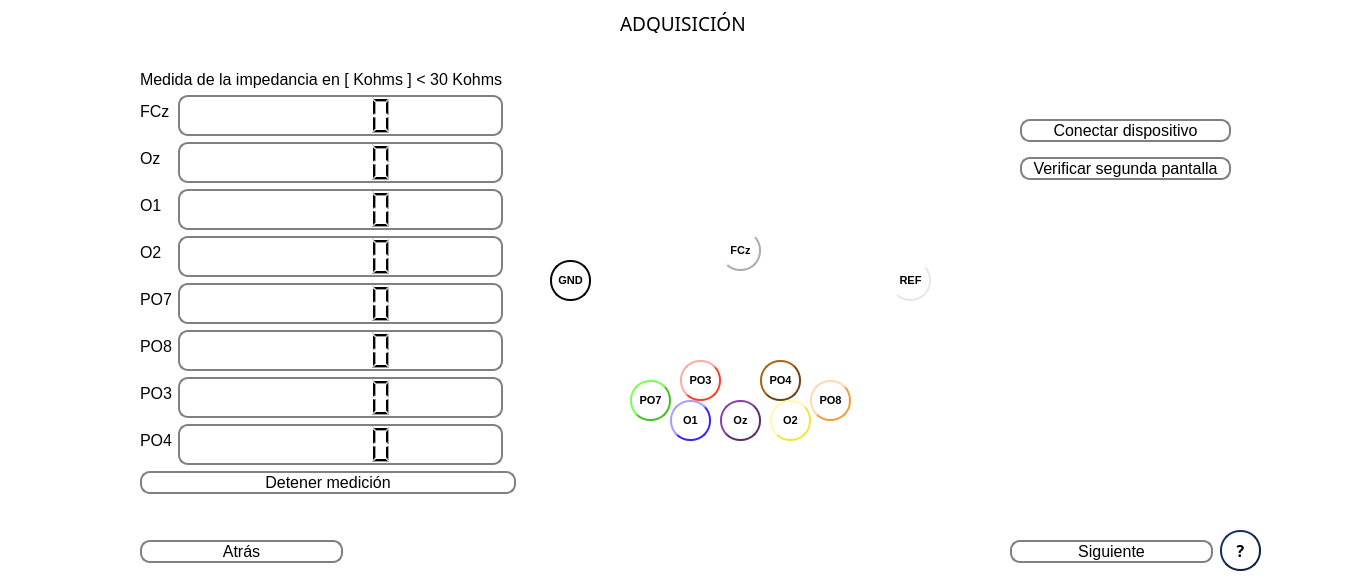
  <widget class="QWidget" name="centralwidget">
   <property name="palette">
    <palette>
     <active>
      <colorrole role="Base">
       <brush brushstyle="SolidPattern">
        <color alpha="255">
         <red>255</red>
         <green>255</green>
         <blue>255</blue>
        </color>
       </brush>
      </colorrole>
      <colorrole role="Window">
       <brush brushstyle="SolidPattern">
        <color alpha="255">
         <red>255</red>
         <green>255</green>
         <blue>255</blue>
        </color>
       </brush>
      </colorrole>
     </active>
     <inactive>
      <colorrole role="Base">
       <brush brushstyle="SolidPattern">
        <color alpha="255">
         <red>255</red>
         <green>255</green>
         <blue>255</blue>
        </color>
       </brush>
      </colorrole>
      <colorrole role="Window">
       <brush brushstyle="SolidPattern">
        <color alpha="255">
         <red>255</red>
         <green>255</green>
         <blue>255</blue>
        </color>
       </brush>
      </colorrole>
     </inactive>
     <disabled>
      <colorrole role="Base">
       <brush brushstyle="SolidPattern">
        <color alpha="255">
         <red>255</red>
         <green>255</green>
         <blue>255</blue>
        </color>
       </brush>
      </colorrole>
      <colorrole role="Window">
       <brush brushstyle="SolidPattern">
        <color alpha="255">
         <red>255</red>
         <green>255</green>
         <blue>255</blue>
        </color>
       </brush>
      </colorrole>
     </disabled>
    </palette>
   </property>
   <widget class="QPushButton" name="O1">
    <property name="geometry">
     <rect>
      <x>670</x>
      <y>400</y>
      <width>41</width>
      <height>41</height>
     </rect>
    </property>
    <property name="font">
     <font>
      <family>MS Shell Dlg 2</family>
      <pointsize>8</pointsize>
      <weight>75</weight>
      <bold>true</bold>
     </font>
    </property>
    <property name="toolTip">
     <string>&lt;html&gt;&lt;head/&gt;&lt;body&gt;&lt;p&gt;&lt;span style=&quot; font-size:12pt; font-weight:400;&quot;&gt;Este botón permite observar la impedancia en los electrodos, se activa despues de presionar &amp;quot;Verificar segunda pantalla&amp;quot;&lt;/span&gt;&lt;/p&gt;&lt;/body&gt;&lt;/html&gt;</string>
    </property>
    <property name="styleSheet">
     <string notr="true">QPushButton {
    color: rgb(0, 0, 0);
    border: 2px solid #3525FA;
    border-radius: 20px;
    border-style: outset;
    background: qradialgradient(
        cx: 0.3, cy: -0.4, fx: 0.3, fy: -0.4,
        radius: 1.35, stop: 0 #fff, stop: 1 #3525FA
        );
    padding: 5px;
    }

QPushButton:hover {
    background: qradialgradient(
        cx: 0.3, cy: -0.4, fx: 0.3, fy: -0.4,
        radius: 1.35, stop: 0 #fff, stop: 1 #7D73FC
        );
    }

QPushButton:pressed {
    border-style: inset;
    background: qradialgradient(
        cx: 0.4, cy: -0.1, fx: 0.4, fy: -0.1,
        radius: 1.35, stop: 0 #fff, stop: 1 #8077F7
        );
    }</string>
    </property>
    <property name="text">
     <string>O1</string>
    </property>
   </widget>
   <widget class="QLabel" name="mounting">
    <property name="geometry">
     <rect>
      <x>520</x>
      <y>80</y>
      <width>481</width>
      <height>421</height>
     </rect>
    </property>
    <property name="text">
     <string/>
    </property>
   </widget>
   <widget class="QPushButton" name="PO4">
    <property name="geometry">
     <rect>
      <x>760</x>
      <y>360</y>
      <width>41</width>
      <height>41</height>
     </rect>
    </property>
    <property name="font">
     <font>
      <family>MS Shell Dlg 2</family>
      <pointsize>8</pointsize>
      <weight>75</weight>
      <bold>true</bold>
     </font>
    </property>
    <property name="toolTip">
     <string>&lt;html&gt;&lt;head/&gt;&lt;body&gt;&lt;p&gt;&lt;span style=&quot; font-size:12pt; font-weight:400;&quot;&gt;Este botón permite observar la impedancia en los electrodos, se activa despues de presionar &amp;quot;Verificar segunda pantalla&amp;quot;&lt;/span&gt;&lt;/p&gt;&lt;/body&gt;&lt;/html&gt;</string>
    </property>
    <property name="styleSheet">
     <string notr="true">QPushButton {
    color: rgb(0, 0, 0);
    border: 2px solid #714313;
    border-radius: 20px;
    border-style: outset;
    background: qradialgradient(
        cx: 0.3, cy: -0.4, fx: 0.3, fy: -0.4,
        radius: 1.35, stop: 0 #fff, stop: 1 #714313
        );
    padding: 5px;
    }

QPushButton:hover {
    background: qradialgradient(
        cx: 0.3, cy: -0.4, fx: 0.3, fy: -0.4,
        radius: 1.35, stop: 0 #fff, stop: 1 #A76621
        );
    }

QPushButton:pressed {
    border-style: inset;
    background: qradialgradient(
        cx: 0.4, cy: -0.1, fx: 0.4, fy: -0.1,
        radius: 1.35, stop: 0 #fff, stop: 1 #714313
        );
    }</string>
    </property>
    <property name="text">
     <string>PO4</string>
    </property>
   </widget>
   <widget class="QPushButton" name="GND">
    <property name="geometry">
     <rect>
      <x>550</x>
      <y>260</y>
      <width>41</width>
      <height>41</height>
     </rect>
    </property>
    <property name="font">
     <font>
      <family>MS Shell Dlg 2</family>
      <pointsize>8</pointsize>
      <weight>75</weight>
      <bold>true</bold>
     </font>
    </property>
    <property name="styleSheet">
     <string notr="true">QPushButton {
    color: rgb(0, 0, 0);
    border: 2px solid #060606;
    border-radius: 20px;
    border-style: outset;
    background: qradialgradient(
        cx: 0.3, cy: -0.4, fx: 0.3, fy: -0.4,
        radius: 1.35, stop: 0 #fff, stop: 1 #060606
        );
    padding: 5px;
    }

QPushButton:hover {
    background: qradialgradient(
        cx: 0.3, cy: -0.4, fx: 0.3, fy: -0.4,
        radius: 1.35, stop: 0 #fff, stop: 1 #4A4B49
        );
    }

QPushButton:pressed {
    border-style: inset;
    background: qradialgradient(
        cx: 0.4, cy: -0.1, fx: 0.4, fy: -0.1,
        radius: 1.35, stop: 0 #fff, stop: 1 #15325e
        );
    }</string>
    </property>
    <property name="text">
     <string>GND</string>
    </property>
   </widget>
   <widget class="QPushButton" name="FCz">
    <property name="geometry">
     <rect>
      <x>720</x>
      <y>230</y>
      <width>41</width>
      <height>41</height>
     </rect>
    </property>
    <property name="font">
     <font>
      <family>MS Shell Dlg 2</family>
      <pointsize>8</pointsize>
      <weight>75</weight>
      <bold>true</bold>
     </font>
    </property>
    <property name="toolTip">
     <string>&lt;html&gt;&lt;head/&gt;&lt;body&gt;&lt;p&gt;&lt;span style=&quot; font-size:12pt; font-weight:400;&quot;&gt;Este botón permite observar la impedancia en los electrodos, se activa despues de presionar &amp;quot;Verificar segunda pantalla&amp;quot;&lt;/span&gt;&lt;/p&gt;&lt;/body&gt;&lt;/html&gt;</string>
    </property>
    <property name="styleSheet">
     <string notr="true">QPushButton {
    color: rgb(0, 0, 0);
    border: 2px solid #AAADA9;
    border-radius: 20px;
    border-style: outset;
    background: qradialgradient(
        cx: 0.3, cy: -0.4, fx: 0.3, fy: -0.4,
        radius: 1.35, stop: 0 #fff, stop: 1 #AAADA9
        );
    padding: 5px;
    }

QPushButton:hover {
    background: qradialgradient(
        cx: 0.3, cy: -0.4, fx: 0.3, fy: -0.4,
        radius: 1.35, stop: 0 #fff, stop: 1 #D5D6D5
        );
    }

QPushButton:pressed {
    border-style: inset;
    background: qradialgradient(
        cx: 0.4, cy: -0.1, fx: 0.4, fy: -0.1,
        radius: 1.35, stop: 0 #fff, stop: 1 rgb(154, 154, 154)
        );
    }</string>
    </property>
    <property name="text">
     <string>FCz</string>
    </property>
   </widget>
   <widget class="QPushButton" name="PO3">
    <property name="geometry">
     <rect>
      <x>680</x>
      <y>360</y>
      <width>41</width>
      <height>41</height>
     </rect>
    </property>
    <property name="font">
     <font>
      <family>MS Shell Dlg 2</family>
      <pointsize>8</pointsize>
      <weight>75</weight>
      <bold>true</bold>
     </font>
    </property>
    <property name="toolTip">
     <string>&lt;html&gt;&lt;head/&gt;&lt;body&gt;&lt;p&gt;&lt;span style=&quot; font-size:12pt; font-weight:400;&quot;&gt;Este botón permite observar la impedancia en los electrodos, se activa despues de presionar &amp;quot;Verificar segunda pantalla&amp;quot;&lt;/span&gt;&lt;/p&gt;&lt;/body&gt;&lt;/html&gt;</string>
    </property>
    <property name="styleSheet">
     <string notr="true">QPushButton {
    color: rgb(0, 0, 0);
    border: 2px solid #F8412B;
    border-radius: 20px;
    border-style: outset;
    background: qradialgradient(
        cx: 0.3, cy: -0.4, fx: 0.3, fy: -0.4,
        radius: 1.35, stop: 0 #fff, stop: 1 #F8412B
        );
    padding: 5px;
    }

QPushButton:hover {
    background: qradialgradient(
        cx: 0.3, cy: -0.4, fx: 0.3, fy: -0.4,
        radius: 1.35, stop: 0 #fff, stop: 1 #F77666
        );
    }

QPushButton:pressed {
    border-style: inset;
    background: qradialgradient(
        cx: 0.4, cy: -0.1, fx: 0.4, fy: -0.1,
        radius: 1.35, stop: 0 #fff, stop: 1 #F8412B
        );
    }</string>
    </property>
    <property name="text">
     <string>PO3</string>
    </property>
   </widget>
   <widget class="QWidget" name="verticalLayoutWidget">
    <property name="geometry">
     <rect>
      <x>1020</x>
      <y>110</y>
      <width>211</width>
      <height>80</height>
     </rect>
    </property>
    <layout class="QVBoxLayout" name="verticalLayout_2">
     <item>
      <widget class="QPushButton" name="startDevice">
       <property name="font">
        <font>
         <pointsize>12</pointsize>
         <stylestrategy>PreferAntialias</stylestrategy>
        </font>
       </property>
       <property name="mouseTracking">
        <bool>false</bool>
       </property>
       <property name="tabletTracking">
        <bool>false</bool>
       </property>
       <property name="acceptDrops">
        <bool>false</bool>
       </property>
       <property name="toolTip">
        <string>&lt;html&gt;&lt;head/&gt;&lt;body&gt;&lt;p&gt;Comience adquirir los datos.&lt;/p&gt;&lt;/body&gt;&lt;/html&gt;</string>
       </property>
       <property name="styleSheet">
        <string notr="true">QPushButton {
    border: 2px solid gray;
    border-radius: 10px;
    padding: 0 8px;
    background: rgb(255, 255, 255);
    selection-background-color: darkgray;
    }

QPushButton:hover {
    border: 2px solid gray;
    border-radius: 10px;
    padding: 0 8px;
    background: rgb(222, 222, 222);
    selection-background-color: darkgray;
    }

QPushButton:pressed {
    border: 2px solid gray;
    border-radius: 10px;
    padding: 0 8px;
    background:rgb(176, 176, 176);
    selection-background-color: darkgray;
    }
</string>
       </property>
       <property name="text">
        <string>Conectar dispositivo</string>
       </property>
      </widget>
     </item>
     <item>
      <widget class="QPushButton" name="detectDevice">
       <property name="font">
        <font>
         <pointsize>12</pointsize>
         <stylestrategy>PreferAntialias</stylestrategy>
        </font>
       </property>
       <property name="mouseTracking">
        <bool>false</bool>
       </property>
       <property name="tabletTracking">
        <bool>false</bool>
       </property>
       <property name="acceptDrops">
        <bool>false</bool>
       </property>
       <property name="toolTip">
        <string>&lt;html&gt;&lt;head/&gt;&lt;body&gt;&lt;p&gt;Este botón se activa al comenzar el envio de los datos presioando &amp;quot;Conectar dispositivo&amp;quot;.&lt;/p&gt;&lt;/body&gt;&lt;/html&gt;</string>
       </property>
       <property name="styleSheet">
        <string notr="true">QPushButton {
    border: 2px solid gray;
    border-radius: 10px;
    padding: 0 8px;
    background: rgb(255, 255, 255);
    selection-background-color: darkgray;
    }

QPushButton:hover {
    border: 2px solid gray;
    border-radius: 10px;
    padding: 0 8px;
    background: rgb(222, 222, 222);
    selection-background-color: darkgray;
    }

QPushButton:pressed {
    border: 2px solid gray;
    border-radius: 10px;
    padding: 0 8px;
    background:rgb(176, 176, 176);
    selection-background-color: darkgray;
    }
</string>
       </property>
       <property name="text">
        <string>Verificar segunda pantalla</string>
       </property>
      </widget>
     </item>
    </layout>
   </widget>
   <widget class="QPushButton" name="O2">
    <property name="geometry">
     <rect>
      <x>770</x>
      <y>400</y>
      <width>41</width>
      <height>41</height>
     </rect>
    </property>
    <property name="font">
     <font>
      <family>MS Shell Dlg 2</family>
      <pointsize>8</pointsize>
      <weight>75</weight>
      <bold>true</bold>
     </font>
    </property>
    <property name="toolTip">
     <string>&lt;html&gt;&lt;head/&gt;&lt;body&gt;&lt;p&gt;&lt;span style=&quot; font-size:12pt; font-weight:400;&quot;&gt;Este botón permite observar la impedancia en los electrodos, se activa despues de presionar &amp;quot;Verificar segunda pantalla&amp;quot;&lt;/span&gt;&lt;/p&gt;&lt;/body&gt;&lt;/html&gt;</string>
    </property>
    <property name="styleSheet">
     <string notr="true">QPushButton {
    color: rgb(0, 0, 0);
    border: 2px solid #F5E43C;
    border-radius: 20px;
    border-style: outset;
    background: qradialgradient(
        cx: 0.3, cy: -0.4, fx: 0.3, fy: -0.4,
        radius: 1.35, stop: 0 #fff, stop: 1 #EDFA23
        );
    padding: 5px;
    }

QPushButton:hover {
    background: qradialgradient(
        cx: 0.3, cy: -0.4, fx: 0.3, fy: -0.4,
        radius: 1.35, stop: 0 #fff, stop: 1 #F2FA7D
        );
    }

QPushButton:pressed {
    border-style: inset;
    background: qradialgradient(
        cx: 0.4, cy: -0.1, fx: 0.4, fy: -0.1,
        radius: 1.35, stop: 0 #fff, stop: 1 #EBFA05
        );
    }</string>
    </property>
    <property name="text">
     <string>O2</string>
    </property>
   </widget>
   <widget class="QLabel" name="logo">
    <property name="geometry">
     <rect>
      <x>1170</x>
      <y>0</y>
      <width>171</width>
      <height>111</height>
     </rect>
    </property>
    <property name="text">
     <string/>
    </property>
   </widget>
   <widget class="QPushButton" name="back">
    <property name="geometry">
     <rect>
      <x>140</x>
      <y>540</y>
      <width>203</width>
      <height>23</height>
     </rect>
    </property>
    <property name="font">
     <font>
      <pointsize>12</pointsize>
     </font>
    </property>
    <property name="toolTip">
     <string>&lt;html&gt;&lt;head/&gt;&lt;body&gt;&lt;p&gt;Presione para volver a la vista anterior.&lt;/p&gt;&lt;/body&gt;&lt;/html&gt;</string>
    </property>
    <property name="styleSheet">
     <string notr="true">QPushButton {
    border: 2px solid gray;
    border-radius: 10px;
    padding: 0 8px;
    background: rgb(255, 255, 255);
    selection-background-color: darkgray;
    }

QPushButton:hover {
    border: 2px solid gray;
    border-radius: 10px;
    padding: 0 8px;
    background: rgb(222, 222, 222);
    selection-background-color: darkgray;
    }

QPushButton:pressed {
    border: 2px solid gray;
    border-radius: 10px;
    padding: 0 8px;
    background:rgb(176, 176, 176);
    selection-background-color: darkgray;
    }
</string>
    </property>
    <property name="text">
     <string>Atrás</string>
    </property>
   </widget>
   <widget class="QPushButton" name="Oz">
    <property name="geometry">
     <rect>
      <x>720</x>
      <y>400</y>
      <width>41</width>
      <height>41</height>
     </rect>
    </property>
    <property name="font">
     <font>
      <family>MS Shell Dlg 2</family>
      <pointsize>8</pointsize>
      <weight>75</weight>
      <bold>true</bold>
     </font>
    </property>
    <property name="toolTip">
     <string>&lt;html&gt;&lt;head/&gt;&lt;body&gt;&lt;p&gt;&lt;span style=&quot; font-size:12pt; font-weight:400;&quot;&gt;Este botón permite observar la impedancia en los electrodos, se activa despues de presionar &amp;quot;Verificar segunda pantalla&amp;quot;&lt;/span&gt;&lt;/p&gt;&lt;/body&gt;&lt;/html&gt;</string>
    </property>
    <property name="styleSheet">
     <string notr="true">QPushButton {
    color: rgb(0, 0, 0);
    border: 2px solid #5B2C6F;
    border-radius: 20px;
    border-style: outset;
    background: qradialgradient(
        cx: 0.3, cy: -0.4, fx: 0.3, fy: -0.4,
        radius: 1.35, stop: 0 #fff, stop: 1 #5B2C6F
        );
    padding: 5px;
    }

QPushButton:hover {
    background: qradialgradient(
        cx: 0.3, cy: -0.4, fx: 0.3, fy: -0.4,
        radius: 1.35, stop: 0 #fff, stop: 1 #B977F7 
        );
    }

QPushButton:pressed {
    border-style: inset;
    background: qradialgradient(
        cx: 0.4, cy: -0.1, fx: 0.4, fy: -0.1,
        radius: 1.35, stop: 0 #fff, stop: 1 #15325e
        );
    }</string>
    </property>
    <property name="text">
     <string>Oz</string>
    </property>
   </widget>
   <widget class="QPushButton" name="infoAdquisition">
    <property name="geometry">
     <rect>
      <x>1220</x>
      <y>530</y>
      <width>41</width>
      <height>41</height>
     </rect>
    </property>
    <property name="font">
     <font>
      <family>Footlight MT Light</family>
      <pointsize>12</pointsize>
      <weight>75</weight>
      <bold>true</bold>
     </font>
    </property>
    <property name="toolTip">
     <string>&lt;html&gt;&lt;head/&gt;&lt;body&gt;&lt;p&gt;&lt;span style=&quot; font-weight:400;&quot;&gt;Presione para obtener más información&lt;/span&gt;&lt;/p&gt;&lt;/body&gt;&lt;/html&gt;</string>
    </property>
    <property name="styleSheet">
     <string notr="true">QPushButton {
    color: rgb(0, 0, 0);
    border: 2px solid #0e213e;
    border-radius: 20px;
    border-style: outset;
    background: qradialgradient(
        cx: 0.3, cy: -0.4, fx: 0.3, fy: -0.4,
        radius: 1.35, stop: 0 #fff, stop: 1 #1c437d
        );
    padding: 5px;
    }

QPushButton:hover {
    background: qradialgradient(
        cx: 0.3, cy: -0.4, fx: 0.3, fy: -0.4,
        radius: 1.35, stop: 0 #fff, stop: 1 #6587ba
        );
    }

QPushButton:pressed {
    border-style: inset;
    background: qradialgradient(
        cx: 0.4, cy: -0.1, fx: 0.4, fy: -0.1,
        radius: 1.35, stop: 0 #fff, stop: 1 #15325e
        );
    }</string>
    </property>
    <property name="text">
     <string>?</string>
    </property>
   </widget>
   <widget class="QPushButton" name="next">
    <property name="geometry">
     <rect>
      <x>1010</x>
      <y>540</y>
      <width>203</width>
      <height>23</height>
     </rect>
    </property>
    <property name="font">
     <font>
      <pointsize>12</pointsize>
     </font>
    </property>
    <property name="toolTip">
     <string>&lt;html&gt;&lt;head/&gt;&lt;body&gt;&lt;p&gt;Presione para seguir con el registro.&lt;/p&gt;&lt;p&gt;&lt;br/&gt;&lt;/p&gt;&lt;/body&gt;&lt;/html&gt;</string>
    </property>
    <property name="styleSheet">
     <string notr="true">QPushButton {
    border: 2px solid gray;
    border-radius: 10px;
    padding: 0 8px;
    background: rgb(255, 255, 255);
    selection-background-color: darkgray;
    }

QPushButton:hover {
    border: 2px solid gray;
    border-radius: 10px;
    padding: 0 8px;
    background: rgb(222, 222, 222);
    selection-background-color: darkgray;
    }

QPushButton:pressed {
    border: 2px solid gray;
    border-radius: 10px;
    padding: 0 8px;
    background:rgb(176, 176, 176);
    selection-background-color: darkgray;
    }
</string>
    </property>
    <property name="text">
     <string>Siguiente</string>
    </property>
   </widget>
   <widget class="QPushButton" name="PO7">
    <property name="geometry">
     <rect>
      <x>630</x>
      <y>380</y>
      <width>41</width>
      <height>41</height>
     </rect>
    </property>
    <property name="font">
     <font>
      <family>MS Shell Dlg 2</family>
      <pointsize>8</pointsize>
      <weight>75</weight>
      <bold>true</bold>
     </font>
    </property>
    <property name="toolTip">
     <string>&lt;html&gt;&lt;head/&gt;&lt;body&gt;&lt;p&gt;&lt;span style=&quot; font-size:12pt; font-weight:400;&quot;&gt;Este botón permite observar la impedancia en los electrodos, se activa despues de presionar &amp;quot;Verificar segunda pantalla&amp;quot;&lt;/span&gt;&lt;/p&gt;&lt;/body&gt;&lt;/html&gt;</string>
    </property>
    <property name="styleSheet">
     <string notr="true">QPushButton {
    color: rgb(0, 0, 0);
    border: 2px solid #48BF25;
    border-radius: 20px;
    border-style: outset;
    background: qradialgradient(
        cx: 0.3, cy: -0.4, fx: 0.3, fy: -0.4,
        radius: 1.35, stop: 0 #fff, stop: 1 #48BF25
        );
    padding: 5px;
    }

QPushButton:hover {
    background: qradialgradient(
        cx: 0.3, cy: -0.4, fx: 0.3, fy: -0.4,
        radius: 1.35, stop: 0 #fff, stop: 1 #95F877 
        );
    }

QPushButton:pressed {
    border-style: inset;
    background: qradialgradient(
        cx: 0.4, cy: -0.1, fx: 0.4, fy: -0.1,
        radius: 1.35, stop: 0 #fff, stop: 1 #48BF25
        );
    }</string>
    </property>
    <property name="text">
     <string>PO7</string>
    </property>
   </widget>
   <widget class="QWidget" name="formLayoutWidget_2">
    <property name="geometry">
     <rect>
      <x>140</x>
      <y>70</y>
      <width>376</width>
      <height>436</height>
     </rect>
    </property>
    <layout class="QFormLayout" name="formLayout_2">
     <item row="1" column="0">
      <layout class="QVBoxLayout" name="verticalLayout">
       <item>
        <layout class="QFormLayout" name="formLayout">
         <item row="1" column="0">
          <widget class="QLabel" name="labelFCZ">
           <property name="font">
            <font>
             <pointsize>12</pointsize>
            </font>
           </property>
           <property name="text">
            <string>FCz</string>
           </property>
          </widget>
         </item>
         <item row="2" column="0">
          <widget class="QLabel" name="labelOZ">
           <property name="font">
            <font>
             <pointsize>12</pointsize>
            </font>
           </property>
           <property name="text">
            <string>Oz</string>
           </property>
          </widget>
         </item>
         <item row="3" column="0">
          <widget class="QLabel" name="labelO1">
           <property name="font">
            <font>
             <pointsize>12</pointsize>
            </font>
           </property>
           <property name="text">
            <string>O1</string>
           </property>
          </widget>
         </item>
         <item row="4" column="0">
          <widget class="QLabel" name="labelO2">
           <property name="font">
            <font>
             <pointsize>12</pointsize>
            </font>
           </property>
           <property name="text">
            <string>O2</string>
           </property>
          </widget>
         </item>
         <item row="5" column="0">
          <widget class="QLabel" name="labelPO7">
           <property name="font">
            <font>
             <pointsize>12</pointsize>
            </font>
           </property>
           <property name="text">
            <string>PO7</string>
           </property>
          </widget>
         </item>
         <item row="6" column="0">
          <widget class="QLabel" name="labelPO8">
           <property name="font">
            <font>
             <pointsize>12</pointsize>
            </font>
           </property>
           <property name="text">
            <string>PO8</string>
           </property>
          </widget>
         </item>
         <item row="7" column="0">
          <widget class="QLabel" name="labelPO3">
           <property name="font">
            <font>
             <pointsize>12</pointsize>
            </font>
           </property>
           <property name="text">
            <string>PO3</string>
           </property>
          </widget>
         </item>
         <item row="8" column="0">
          <widget class="QLabel" name="labelPO4">
           <property name="font">
            <font>
             <pointsize>12</pointsize>
            </font>
           </property>
           <property name="text">
            <string>PO4</string>
           </property>
          </widget>
         </item>
         <item row="1" column="1">
          <widget class="QLCDNumber" name="impedanceFCZ">
           <property name="minimumSize">
            <size>
             <width>0</width>
             <height>41</height>
            </size>
           </property>
           <property name="font">
            <font>
             <pointsize>12</pointsize>
            </font>
           </property>
           <property name="styleSheet">
            <string notr="true">QLCDNumber{
  border: 2px solid gray;
  border-radius: 10px;
  padding: 0 8px;
}</string>
           </property>
          </widget>
         </item>
         <item row="2" column="1">
          <widget class="QLCDNumber" name="impedanceOZ">
           <property name="minimumSize">
            <size>
             <width>0</width>
             <height>41</height>
            </size>
           </property>
           <property name="styleSheet">
            <string notr="true">QLCDNumber{
  border: 2px solid gray;
  border-radius: 10px;
  padding: 0 8px;
}</string>
           </property>
          </widget>
         </item>
         <item row="3" column="1">
          <widget class="QLCDNumber" name="impedanceO1">
           <property name="minimumSize">
            <size>
             <width>0</width>
             <height>41</height>
            </size>
           </property>
           <property name="styleSheet">
            <string notr="true">QLCDNumber{
  border: 2px solid gray;
  border-radius: 10px;
  padding: 0 8px;
}</string>
           </property>
          </widget>
         </item>
         <item row="4" column="1">
          <widget class="QLCDNumber" name="impedanceO2">
           <property name="minimumSize">
            <size>
             <width>0</width>
             <height>41</height>
            </size>
           </property>
           <property name="styleSheet">
            <string notr="true">QLCDNumber{
  border: 2px solid gray;
  border-radius: 10px;
  padding: 0 8px;
}</string>
           </property>
          </widget>
         </item>
         <item row="5" column="1">
          <widget class="QLCDNumber" name="impedancePO7">
           <property name="minimumSize">
            <size>
             <width>0</width>
             <height>41</height>
            </size>
           </property>
           <property name="styleSheet">
            <string notr="true">QLCDNumber{
  border: 2px solid gray;
  border-radius: 10px;
  padding: 0 8px;

}</string>
           </property>
          </widget>
         </item>
         <item row="6" column="1">
          <widget class="QLCDNumber" name="impedancePO8">
           <property name="minimumSize">
            <size>
             <width>0</width>
             <height>41</height>
            </size>
           </property>
           <property name="styleSheet">
            <string notr="true">QLCDNumber{
  border: 2px solid gray;
  border-radius: 10px;
  padding: 0 8px;
}</string>
           </property>
          </widget>
         </item>
         <item row="7" column="1">
          <widget class="QLCDNumber" name="impedancePO3">
           <property name="minimumSize">
            <size>
             <width>0</width>
             <height>41</height>
            </size>
           </property>
           <property name="styleSheet">
            <string notr="true">QLCDNumber{
  border: 2px solid gray;
  border-radius: 10px;
  padding: 0 8px;
}
</string>
           </property>
          </widget>
         </item>
         <item row="8" column="1">
          <widget class="QLCDNumber" name="impedancePO4">
           <property name="minimumSize">
            <size>
             <width>0</width>
             <height>41</height>
            </size>
           </property>
           <property name="styleSheet">
            <string notr="true">QLCDNumber{
  border: 2px solid gray;
  border-radius: 10px;
  padding: 0 8px;
}
</string>
           </property>
          </widget>
         </item>
         <item row="0" column="0" colspan="2">
          <widget class="QLabel" name="label">
           <property name="font">
            <font>
             <pointsize>12</pointsize>
            </font>
           </property>
           <property name="text">
            <string>Medida de la impedancia en [ Kohms ] &lt; 30 Kohms</string>
           </property>
          </widget>
         </item>
        </layout>
       </item>
      </layout>
     </item>
     <item row="2" column="0" colspan="2">
      <widget class="QPushButton" name="StopZ">
       <property name="font">
        <font>
         <pointsize>12</pointsize>
        </font>
       </property>
       <property name="toolTip">
        <string>&lt;html&gt;&lt;head/&gt;&lt;body&gt;&lt;p&gt;Es necesario detener la medición de la impedancia antes de continuar con el registro&lt;/p&gt;&lt;/body&gt;&lt;/html&gt;</string>
       </property>
       <property name="styleSheet">
        <string notr="true">QPushButton {
    border: 2px solid gray;
    border-radius: 10px;
    padding: 0 8px;
    background: rgb(255, 255, 255);
    selection-background-color: darkgray;
    }

QPushButton:hover {
    border: 2px solid gray;
    border-radius: 10px;
    padding: 0 8px;
    background: rgb(222, 222, 222);
    selection-background-color: darkgray;
    }

QPushButton:pressed {
    border: 2px solid gray;
    border-radius: 10px;
    padding: 0 8px;
    background:rgb(176, 176, 176);
    selection-background-color: darkgray;
    }
</string>
       </property>
       <property name="text">
        <string>Detener medición</string>
       </property>
      </widget>
     </item>
    </layout>
   </widget>
   <widget class="QPushButton" name="REF">
    <property name="geometry">
     <rect>
      <x>890</x>
      <y>260</y>
      <width>41</width>
      <height>41</height>
     </rect>
    </property>
    <property name="font">
     <font>
      <family>MS Shell Dlg 2</family>
      <pointsize>8</pointsize>
      <weight>75</weight>
      <bold>true</bold>
     </font>
    </property>
    <property name="styleSheet">
     <string notr="true">QPushButton {
    color: rgb(0, 0, 0);
    border: 2px solid #E7E8E6;
    border-radius: 20px;
    border-style: outset;
    background: qradialgradient(
        cx: 0.3, cy: -0.4, fx: 0.3, fy: -0.4,
        radius: 1.35, stop: 0 #fff, stop: 1 #F8FBF7
        );
    padding: 5px;
    }

QPushButton:hover {
    background: qradialgradient(
        cx: 0.3, cy: -0.4, fx: 0.3, fy: -0.4,
        radius: 1.35, stop: 0 #fff, stop: 1 #D5D6D5
        );
    }

QPushButton:pressed {
    border-style: inset;
    background: qradialgradient(
        cx: 0.4, cy: -0.1, fx: 0.4, fy: -0.1,
        radius: 1.35, stop: 0 #fff, stop: 1 rgb(227, 227, 227)
        );
    }</string>
    </property>
    <property name="text">
     <string>REF</string>
    </property>
   </widget>
   <widget class="QLabel" name="Adquisition">
    <property name="geometry">
     <rect>
      <x>620</x>
      <y>10</y>
      <width>132</width>
      <height>23</height>
     </rect>
    </property>
    <property name="font">
     <font>
      <family>Book Antiqua</family>
      <pointsize>14</pointsize>
      <weight>50</weight>
      <bold>false</bold>
     </font>
    </property>
    <property name="text">
     <string>ADQUISICIÓN</string>
    </property>
    <property name="textFormat">
     <enum>Qt::RichText</enum>
    </property>
    <property name="wordWrap">
     <bool>true</bool>
    </property>
   </widget>
   <widget class="QPushButton" name="PO8">
    <property name="geometry">
     <rect>
      <x>810</x>
      <y>380</y>
      <width>41</width>
      <height>41</height>
     </rect>
    </property>
    <property name="font">
     <font>
      <family>MS Shell Dlg 2</family>
      <pointsize>8</pointsize>
      <weight>75</weight>
      <bold>true</bold>
     </font>
    </property>
    <property name="toolTip">
     <string>&lt;html&gt;&lt;head/&gt;&lt;body&gt;&lt;p&gt;&lt;span style=&quot; font-size:12pt; font-weight:400;&quot;&gt;Este botón permite observar la impedancia en los electrodos, se activa despues de presionar &amp;quot;Verificar segunda pantalla&amp;quot;&lt;/span&gt;&lt;/p&gt;&lt;/body&gt;&lt;/html&gt;</string>
    </property>
    <property name="styleSheet">
     <string notr="true">QPushButton {
    color: rgb(0, 0, 0);
    border: 2px solid #F59B3C;
    border-radius: 20px;
    border-style: outset;
    background: qradialgradient(
        cx: 0.3, cy: -0.4, fx: 0.3, fy: -0.4,
        radius: 1.35, stop: 0 #fff, stop: 1 #F59B3C
        );
    padding: 5px;
    }

QPushButton:hover {
    background: qradialgradient(
        cx: 0.3, cy: -0.4, fx: 0.3, fy: -0.4,
        radius: 1.35, stop: 0 #fff, stop: 1 #FAB870
        );
    }

QPushButton:pressed {
    border-style: inset;
    background: qradialgradient(
        cx: 0.4, cy: -0.1, fx: 0.4, fy: -0.1,
        radius: 1.35, stop: 0 #fff, stop: 1 rgb(255, 125, 11)
        );
    }</string>
    </property>
    <property name="text">
     <string>PO8</string>
    </property>
   </widget>
   <zorder>mounting</zorder>
   <zorder>O1</zorder>
   <zorder>PO4</zorder>
   <zorder>GND</zorder>
   <zorder>FCz</zorder>
   <zorder>PO3</zorder>
   <zorder>verticalLayoutWidget</zorder>
   <zorder>O2</zorder>
   <zorder>logo</zorder>
   <zorder>back</zorder>
   <zorder>Oz</zorder>
   <zorder>infoAdquisition</zorder>
   <zorder>next</zorder>
   <zorder>PO7</zorder>
   <zorder>formLayoutWidget_2</zorder>
   <zorder>REF</zorder>
   <zorder>Adquisition</zorder>
   <zorder>PO8</zorder>
  </widget>
